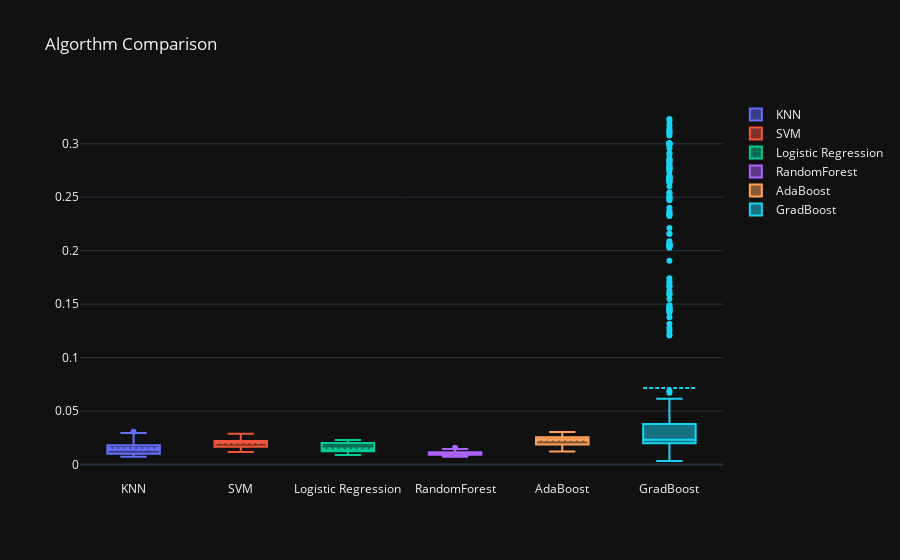

This figure's notebook cell:
### Code cell
plot_box(compare_df2['Stds'])

### Figure 1 — Plotly figure (JSON) as saved in the notebook; plotly's stock layout.template omitted (floating-point values rounded to 4 significant figures; data arrays with more than 128 entries replaced by an {"elided": "..."} marker saying what was removed)
{"data": [{"boxmean": true, "name": "KNN", "y": {"elided": "720 float values"}, "type": "box"}, {"boxmean": true, "name": "SVM", "y": {"elided": "500 float values"}, "type": "box"}, {"boxmean": true, "name": "Logistic Regression", "y": {"elided": "320 float values"}, "type": "box"}, {"boxmean": true, "name": "RandomForest", "y": [0.01001, 0.01222, 0.009577, 0.00773, 0.01127, 0.009577, 0.00994, 0.009577, 0.01286, 0.009577, 0.01, 0.01, 0.007134, 0.007816, 0.01139, 0.009577, 0.01447, 0.00773, 0.01146, 0.007769, 0.0113, 0.01, 0.01, 0.00994, 0.007816, 0.009577, 0.008685, 0.00773, 0.01546, 0.00773, 0.007769, 0.007769, 0.0137, 0.007816, 0.00994, 0.007769, 0.01446, 0.009577, 0.009577, 0.007769, 0.01364, 0.00994, 0.009872, 0.009577, 0.01364, 0.01138, 0.01, 0.009839, 0.00994, 0.0113, 0.009577, 0.00994, 0.009839, 0.01318, 0.01065, 0.00994, 0.01312, 0.007769, 0.007272, 0.009577, 0.01286, 0.01004, 0.0116, 0.009577, 0.007596, 0.01, 0.01168, 0.009577, 0.01444, 0.01065, 0.007769, 0.01074], "type": "box"}, {"boxmean": true, "name": "AdaBoost", "y": [0.02271, 0.02271, 0.02271, 0.02542, 0.02271, 0.02542, 0.02465, 0.03029, 0.02675, 0.02974, 0.02899, 0.01734, 0.0246, 0.01664, 0.01969, 0.01521, 0.01552, 0.02446, 0.02378, 0.01211], "type": "box"}, {"boxmean": true, "name": "GradBoost", "y": {"elided": "600 float values"}, "type": "box"}], "layout": {"title": {"text": "Algorthm Comparison"}}}
